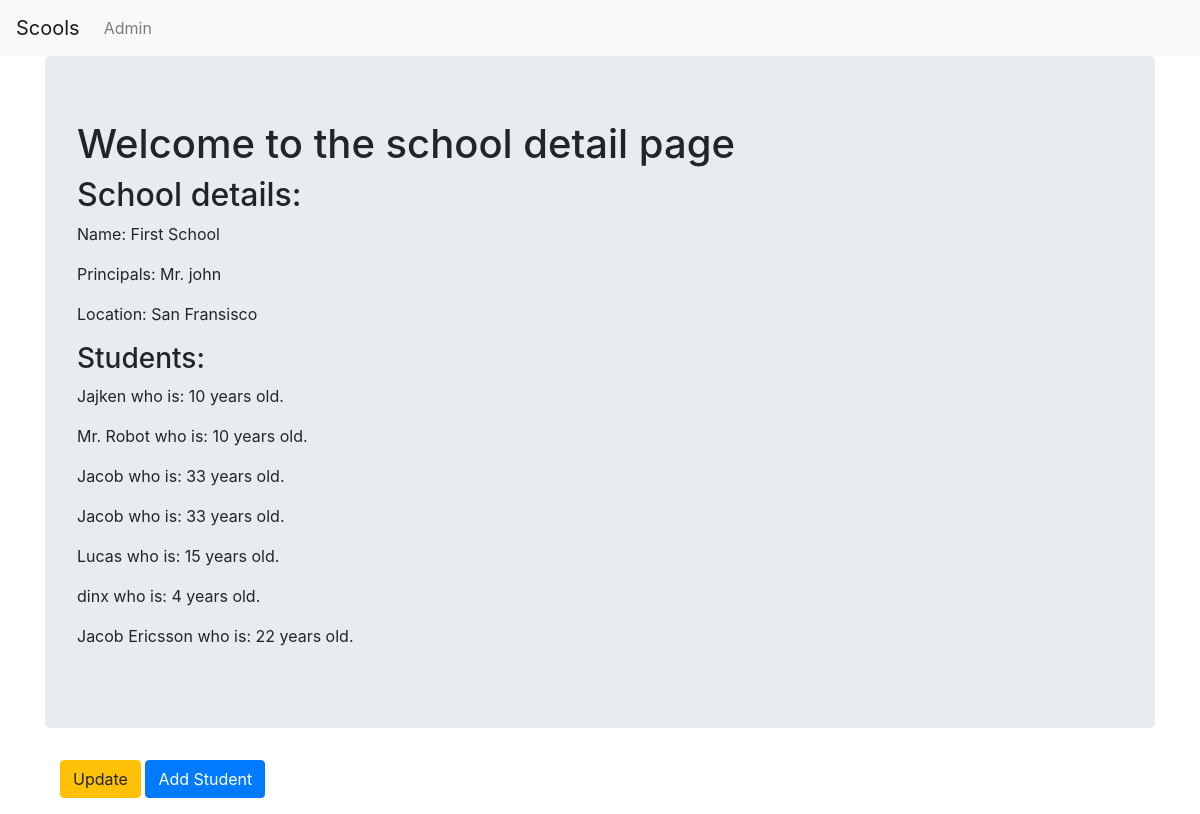
/basic_app/1/, run on the app's committed database.
### basic_app/models.py (models this page shows, shortened)
class School(models.Model):
    name = models.CharField(max_length=256)
    principal = models.CharField(max_length=256)
    location = models.CharField(max_length=256)

class Student(models.Model):
    name = models.CharField(max_length=256)
    age = models.PositiveIntegerField()
    school = models.ForeignKey(School,related_name='students',on_delete=models.CASCADE)

### basic_app/views.py (the view)
# urls.py: path('<int:pk>/',views.SchoolDetailedView.as_view(),name='detail'),
class SchoolDetailedView(DetailView):
    context_object_name = 'school_detail'
    model = models.School
    template_name = 'basic_app/school_detail.html'

### basic_app/templates/basic_app/school_detail.html
<!DOCTYPE html>
{% extends 'basic_app/basic_app_base.html' %}
{% block body_block %}
<div class="jumbotron">
  <h1>Welcome to the school detail page</h1>
  <h2>School details: </h2>
  <p>Name: {{school_detail.name}}</p>
  <p>Principals: {{school_detail.principal}}</p>
  <p>Location: {{school_detail.location}}</p>
  <h3>Students:</h3>
  {% for student  in school_detail.students.all %}
    <p>{{student.name}} who is: {{student.age}} years old.</p>
    {% endfor %}
</div>
<div class="container">
  <p><a class="btn btn-warning" href="{% url 'basic_app:update' pk=school_detail.pk %}">Update</a>
  <a class='btn btn-primary' href="{% url 'basic_app:addstudent' %}">Add Student</a></p>
</div>
{% endblock %}

### basic_app/templates/basic_app/basic_app_base.html (shortened to what this page needs)
<!DOCTYPE html>
<html lang="en" dir="ltr">
  <head>
    <link rel="stylesheet" href="https://stackpath.bootstrapcdn.com/bootstrap/4.5.1/css/bootstrap.min.css">
  </head>
  <body>
    <nav class="navbar navbar-expand-lg navbar-light bg-light">
  <a class="navbar-brand" href="{% url 'basic_app:list' %}">Scools</a>
  <div class="collapse navbar-collapse" id="navbarSupportedContent">
    <ul class="navbar-nav mr-auto">
      <li class="nav-item">
        <a class="nav-link" href="{% url 'admin:index' %}">Admin</a>
      </li>
  </div>
</nav>
    <div class="container">
      {% block body_block %}
      {% endblock %}
    </div>
  </body>
</html>

### data on the page
School: name "First School", principal "Mr. john", location "San Fransisco"
Student: name "Jajken", age "10"
Student: name "Mr. Robot", age "10"
Student: name "Jacob", age "33"
Student: name "Jacob", age "33"
Student: name "Lucas", age "15"
Student: name "dinx", age "4"
Student: name "Jacob Ericsson", age "22"
